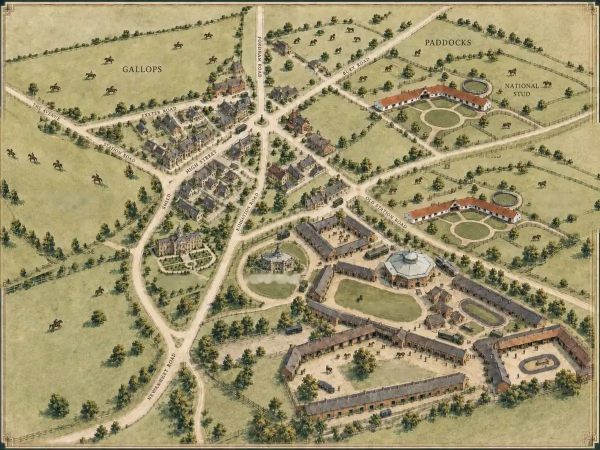
#> input picture newmarket-live/assets/newmarket-board.webp, 1200 x 900 px (shown at 1/2 size)
$ python occlusion.py
#> lines starting #> are read from the running program, lines starting #| are printed output that depends on the picture; after the words box and inside, x2 and y2 are one past the last pixel; in counts of white or black regions, pixels touching at a corner belong together
"""Works out, for every pixel of the board that shows a building (or a tree), where that thing stands: the board
is painted from the south with heights going up the page, so a roof is drawn above its own foot. A horse whose feet
are further up the page (further north) than a building's foot is behind it, and the page hides it there.
Writes assets/occlusion.png: for each pixel, the board y of the foot of whatever is drawn there (16 bits split over
red and green), or 0 for open ground. With a path, also writes a check picture."""
import cv2, numpy as np, sys
from pathlib import Path
from sklearn.cluster import MiniBatchKMeans
here = Path(__file__).resolve().parent.parent
im = cv2.imread(str(here / "assets/newmarket-board.webp")); H, W = im.shape[:2]
#> further down, im is the input picture: shape (900, 1200, 3); mean B, G, R 109.2, 147.4, 157.9
#> after `H, W = im.shape[:2]`: H = 900; W = 1200
lab = cv2.cvtColor(cv2.GaussianBlur(im, (0, 0), 1.0), cv2.COLOR_BGR2LAB).astype(np.float32)
g = lab[..., 0]; mean = cv2.blur(g, (7, 7)); tex = np.sqrt(np.maximum(cv2.blur(g * g, (7, 7)) - mean * mean, 0))
feat = np.dstack([lab[..., 0], lab[..., 1] * 2.0, lab[..., 2] * 2.0, tex * 1.5]).reshape(-1, 4)
km = MiniBatchKMeans(14, random_state=0, batch_size=20000, n_init=3).fit(feat[::7])
lbl = km.predict(feat).reshape(H, W); C = km.cluster_centers_
#> after `lbl = km.predict(feat).reshape(H, W)`:
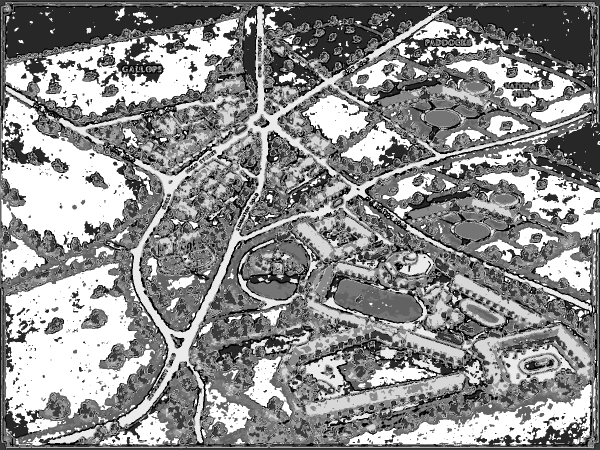
#> lbl: shape (900, 1200) int32 (shown at 1/2 size); min 0, max 13, mean 7.19; drawn with min black and max white
#> after `C = km.cluster_centers_`: C = 14 rows, first 6: [181.2, 254.5, 298.7, 25.31], [105, 251.1, 291, 46.99], [188.9, 252, 306, 4.93], [65.62, 247.6, 280.6, 33.94], [160.7, 252.8, 295.1, 44.71], [159.3, 249.9, 305.9, 17.14]
# things, not ground: dark (trees, walls, doors), or warm and busy (roofs, brick), or very busy; shaded grass is
# greenish and stays ground; pale cool greys (the rotunda's roof) are things too
L, A, Tx = C[:, 0], C[:, 1] / 2, C[:, 3] / 1.5
#> L = [181.2, 105, 188.9, 65.62, 160.7, 159.3, 128.4, 143.4, 91.35, 194.7, 131.7, 113.4, 209.7, 175.4]; A = [127.2, 125.5, 126, 123.8, 126.4, 124.9, 123.5, 130.1, 124, 128.3, 125.2, 130.5, 129.4, 124]; Tx = [16.87, 31.33, 3.29, 22.63, 29.81, 11.43, 13.51, 15.35, 16.63, 29.01, 28.4, 10.96, 9.17, 3.31]
thing = [k for k in range(14) if (L[k] < 112) or (A[k] >= 126 and L[k] < 160 and Tx[k] > 8) or (L[k] < 150 and Tx[k] > 40)]
#> thing = [1, 3, 7, 8, 11]
print("thing clusters", thing)
#| thing clusters [1, 3, 7, 8, 11]
obj = np.isin(lbl, thing).astype(np.uint8)
#> obj: shape (900, 1200); values 0 (black) and 1 (white), 24.1% white; 2952 white regions (2379 under 20 px), largest, box (x1, y1, x2, y2) and area: (532, 524, 932, 774) 25665, (940, 648, 1187, 817) 17022, (576, 746, 951, 887) 15427
obj[(lab[..., 2] < 138) & (lab[..., 0] > 140)] = 1
#> obj: shape (900, 1200); values 0 (black) and 1 (white), 24.5% white; 2934 white regions (2367 under 20 px), largest, box (x1, y1, x2, y2) and area: (532, 497, 932, 774) 29382, (940, 648, 1187, 817) 17042, (576, 746, 951, 887) 15455
# the two ring tracks are ground, however dark they are painted
ring = np.zeros((H, W), np.uint8)
cv2.ellipse(ring, (1312, 878), (74, 40), 0, 0, 360, 1, -1); cv2.ellipse(ring, (1168, 752), (63, 34), 15, 0, 360, 1, -1)
#> after `cv2.ellipse(ring, (1312, 878), (74, 40), 0, 0, 360, 1, -1)`: ring: shape (900, 1200); every value is 0
#> after `cv2.ellipse(ring, (1168, 752), (63, 34), 15, 0, 360, 1, -1)`:
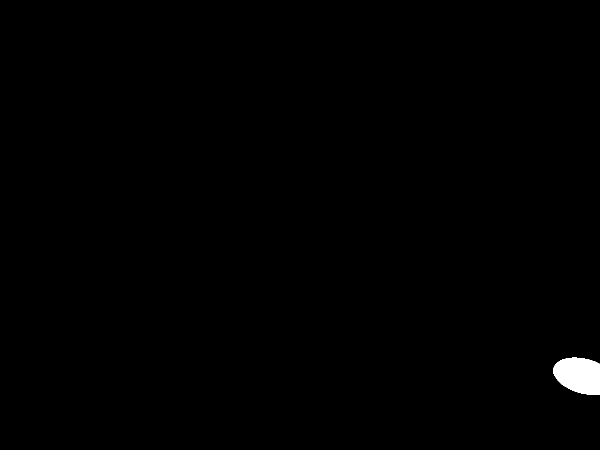
#> ring: shape (900, 1200) (shown at 1/2 size); values 0 (black) and 1 (white), 0.52% white; 1 white region, box (x1, y1, x2, y2) and area: (1107, 715, 1200, 790) 5562
obj[ring > 0] = 0
#> obj: shape (900, 1200); values 0 (black) and 1 (white), 24.2% white; 2928 white regions (2359 under 20 px), largest, box (x1, y1, x2, y2) and area: (532, 497, 932, 774) 29382, (576, 746, 951, 887) 15455, (940, 648, 1187, 817) 13331
obj = cv2.morphologyEx(obj, cv2.MORPH_OPEN, np.ones((3, 3), np.uint8))
#> obj: shape (900, 1200); values 0 (black) and 1 (white), 21.8% white; 794 white regions (275 under 20 px), largest, box (x1, y1, x2, y2) and area: (554, 501, 931, 771) 26609, (581, 746, 930, 882) 13626, (944, 649, 1187, 817) 12885
obj = cv2.morphologyEx(obj, cv2.MORPH_CLOSE, np.ones((9, 9), np.uint8))
#> obj: shape (900, 1200); values 0 (black) and 1 (white), 25.9% white; 248 white regions (45 under 20 px), largest, box (x1, y1, x2, y2) and area: (0, 399, 1200, 900) 123985, (285, 249, 520, 551) 20399, (273, 120, 512, 341) 16401
# fill holes (pale patches of roof, windows) inside each building or tree
inv = (1 - obj).astype(np.uint8); n0, cc0, st0, _ = cv2.connectedComponentsWithStats(inv, 4)
#> after `n0, cc0, st0, _ = cv2.connectedComponentsWithStats(inv, 4)`:
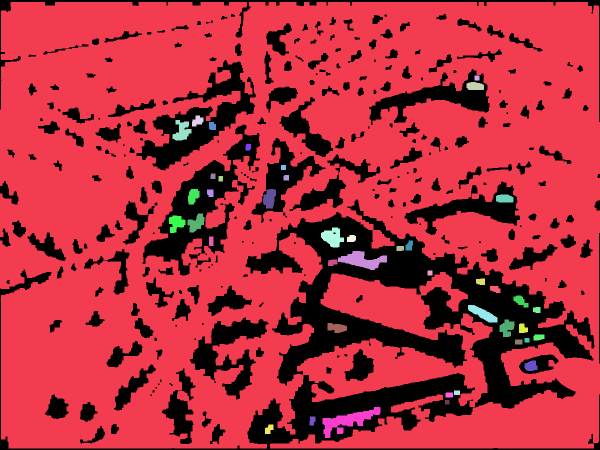
#> cc0: shape (900, 1200) int32 (shown at 1/2 size); 44 distinct labels, from 0 to 43; one colour per label, 0 black
#> after `n0, cc0, st0, _ = cv2.connectedComponentsWithStats(inv, 4)`: n0 = 44; st0 = 44 rows, first 6: [0, 0, 1200, 900, 279744], [0, 4, 1200, 893, 781956], [949, 151, 10, 10, 100], [933, 164, 35, 16, 486], [384, 231, 23, 22, 349], [345, 240, 38, 41, 944]
small = np.zeros(n0, bool); small[1:] = st0[1:, cv2.CC_STAT_AREA] < 400; obj[small[cc0]] = 1
#> after `obj[small[cc0]] = 1`: obj: shape (900, 1200); values 0 (black) and 1 (white), 26.3% white; 248 white regions (45 under 20 px), largest, box (x1, y1, x2, y2) and area: (0, 399, 1200, 900) 127023, (285, 249, 520, 551) 21091, (273, 120, 512, 341) 16954
n, cc, st, _ = cv2.connectedComponentsWithStats(obj, 8)
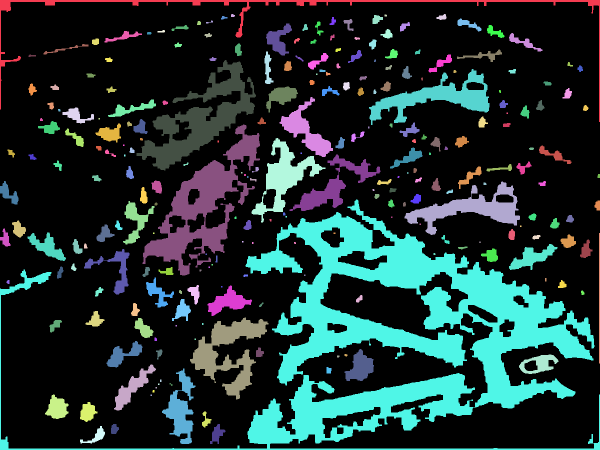
#> cc: shape (900, 1200) int32 (shown at 1/2 size); 249 distinct labels, from 0 to 248; one colour per label, 0 black
#> n = 249; st = 249 rows, first 6: [0, 4, 1200, 893, 795655], [0, 0, 1200, 244, 7937], [462, 28, 8, 6, 39], [769, 29, 5, 4, 19], [873, 28, 20, 12, 153], [745, 30, 21, 18, 255]
keep = np.zeros(n, bool); keep[1:] = st[1:, cv2.CC_STAT_AREA] >= 60          # painted figures and posts don't hide anything
obj = keep[cc].astype(np.uint8)
# road names painted along the roads are lettering, not things: drop what lies wholly inside their boxes
TEXT = [(612, 75, 640, 160), (580, 455, 632, 540), (445, 355, 530, 425), (245, 340, 330, 395), (335, 255, 430, 290), (70, 245, 150, 295),
        (820, 140, 870, 185), (880, 460, 995, 540), (345, 850, 430, 970), (385, 460, 420, 510)]
n, cc, st, _ = cv2.connectedComponentsWithStats(obj, 8)
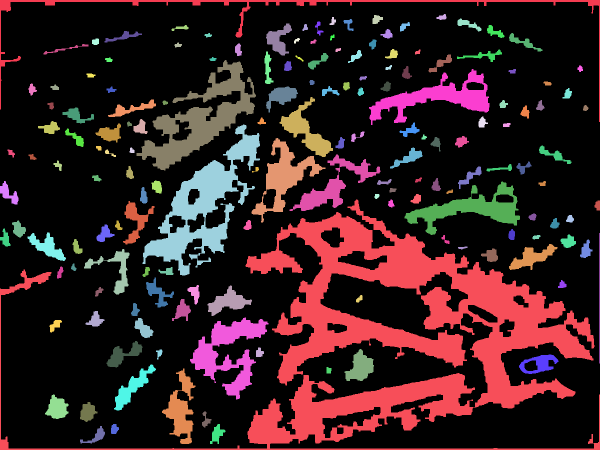
#> cc: shape (900, 1200) int32 (shown at 1/2 size); 162 distinct labels, from 0 to 161; one colour per label, 0 black
#> n = 162; st = 162 rows, first 6: [0, 4, 1200, 893, 797861], [0, 0, 1200, 244, 7937], [873, 28, 20, 12, 153], [745, 30, 21, 18, 255], [659, 34, 13, 16, 117], [915, 37, 48, 26, 470]
drop = np.zeros(n, bool)
for i in range(1, n):
    x, y, w, h = st[i, :4]
    drop[i] = any(x >= x0 and y >= y0 and x + w <= x1 and y + h <= y1 for (x0, y0, x1, y1) in TEXT)
#> this loop made 161 passes
#> (x, y, w, h) on passes 1 to 3: (0, 0, 1200, 244), (873, 28, 20, 12), (745, 30, 21, 18)
obj[drop[cc]] = 0
obj[:12, :] = 0; obj[-12:, :] = 0; obj[:, :12] = 0; obj[:, -12:] = 0          # the frame
#> after `obj[:, -12:] = 0`: obj: shape (900, 1200); values 0 (black) and 1 (white), 24.8% white; 161 white regions, largest, box (x1, y1, x2, y2) and area: (491, 399, 1188, 888) 120477, (285, 249, 520, 551) 21091, (273, 120, 512, 341) 16954
# foot of each run, column by column, bridging tiny gaps
base = np.zeros((H, W), np.int32); run = np.zeros(W, np.int32); gap = np.full(W, 99)
#> after `run = np.zeros(W, np.int32)`: run = 1200 values from 0 to 0
#> after `gap = np.full(W, 99)`: gap = 1200 values from 99 to 99
for y in range(H - 1, -1, -1):
    o = obj[y] > 0
    start = o & (gap > 5)                                                       # a new thing starts here (its foot)
    run[start] = y; gap[o] = 0; gap[~o] += 1
    base[y][o] = run[o]
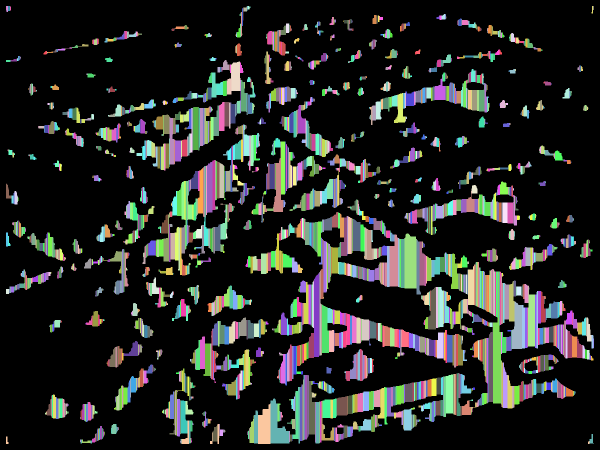
#> base: shape (900, 1200) int32 (shown at 1/2 size); 838 distinct labels, from 0 to 887; one colour per label, 0 black
#> after the loop, gap = 1200 values, max 999 at index 0, min 12 at index 12, mean 139.8; run = 1200 values, max 695 at index 1187, min 0 at index 0, mean 130.2
enc = np.where(obj > 0, base + 1, 0).astype(np.uint16)
png = np.dstack([np.zeros((H, W), np.uint8), (enc & 255).astype(np.uint8), (enc >> 8).astype(np.uint8)])   # BGR: R = high, G = low
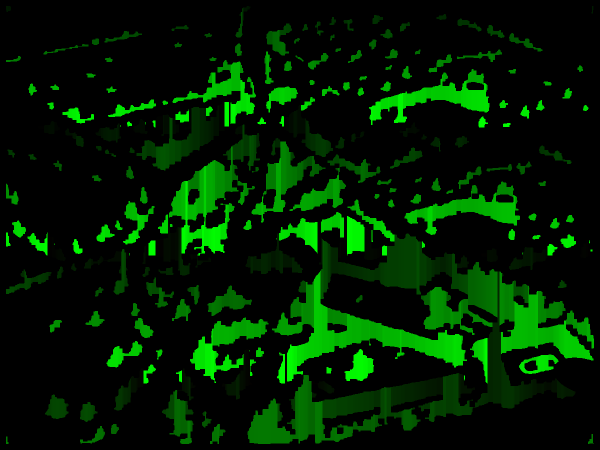
#> png: shape (900, 1200, 3) (shown at 1/2 size); mean of channels 0, 1, 2 0, 30.9, 0.4; drawn as B, G, R
cv2.imwrite(str(here / "assets/occlusion.png"), png)
print("object share", obj.mean().round(3))
#| object share 0.248
if len(sys.argv) > 1:
    vis = im.copy(); vis[obj > 0] = (0.45 * vis[obj > 0] + 0.55 * np.array([60, 60, 230])).astype(np.uint8)
    cv2.imwrite(sys.argv[1], vis)
